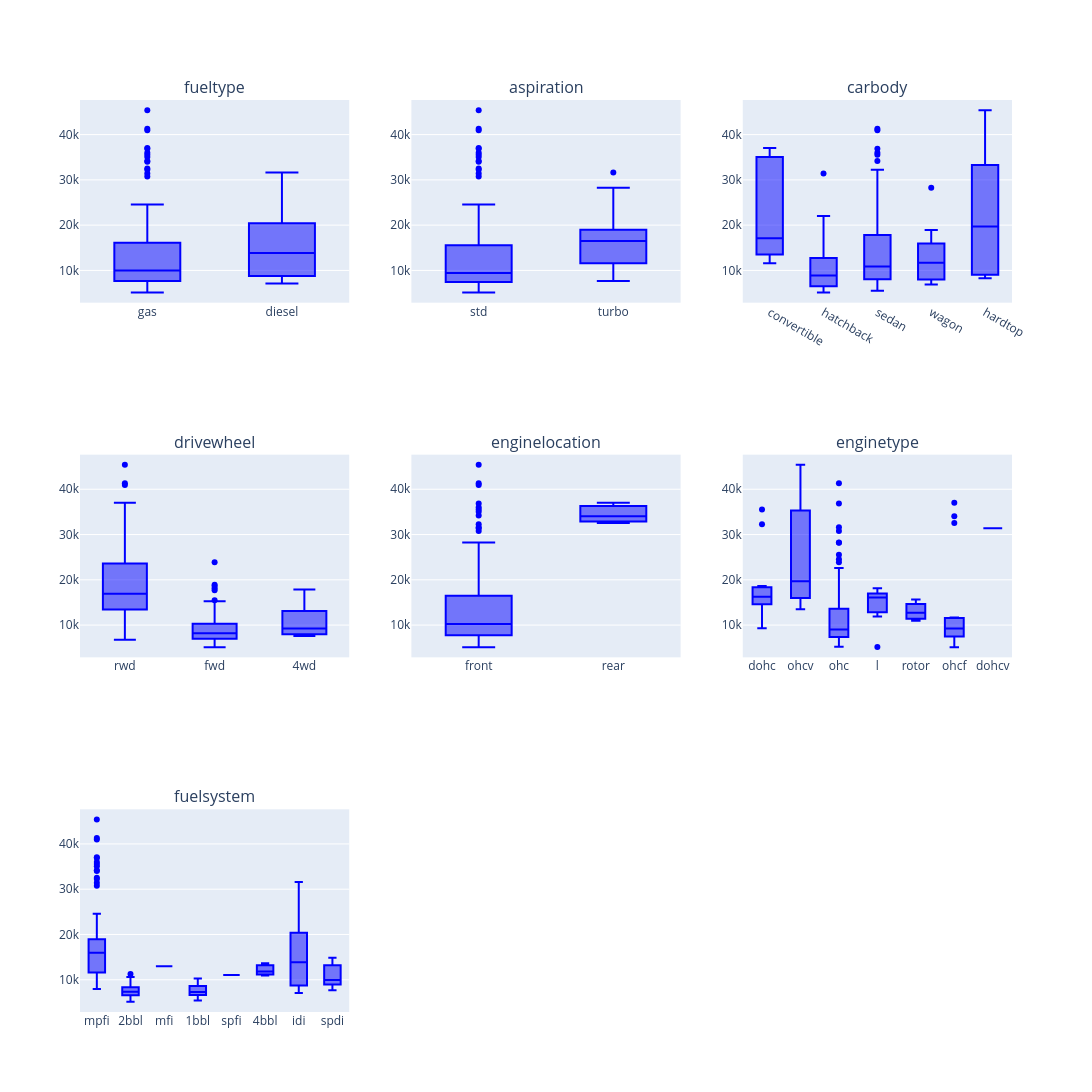

Notebook code cell kept with this figure:
### Markdown cell above
#### 4. Intepretation der Ergebnisse vom Boxplot:

**4.1 fueltype vs. Price**

Gas ist der häufigste Treibstofftyp. Die Preise liegen meist zwischen 6.000 – 20.000 $, 

mit Ausreißern bis über 30.000 $.

Diesel-Autos scheinen im Median etwas teurer als Gas-Autos, aber die Stichprobe ist kleiner.

👉 Interpretation: Dieselkraftstoff korreliert mit tendenziell höheren Preisen.

**4.2 aspiration vs. Price**

Standard-Aspiration (std: Luftzufuhr ohne Turbo oder Kompressor) hat eine breite Preisverteilung, Median im mittleren Bereich.

Turbo-Autos sind im Median teurer.

👉 Interpretation: Turbo-Autos könnten ein Premium-Segment darstellen.

**4.3 carbody vs. Price**

Sedan und Hatchback dominieren und liegen im mittleren bis unteren Preisbereich.

Convertible (Cabrio) und Hardtop zeigen höhere Medianpreise und größere Varianz.

👉 Interpretation: Die Karosserieform hat deutlichen Einfluss auf den Preis, Premium-Karosserien (Cabrio, Hardtop) → teurer.

**4.4. drivewheel vs. Price**

RWD (Heckantrieb) → tendenziell teurere Autos, größerer Median.

FWD (Frontantrieb) → günstigere Autos, am häufigsten vertreten.

4WD (Allrad) → wenige Datenpunkte, Median im mittleren Bereich.

👉 Interpretation: Heckantrieb wird eher bei teuren Autos verwendet (Sportwagen/Luxusautos).

**4.5 enginelocation vs. Price**

Front → fast alle Autos, Preise meist unter 20.000 $.

Rear (Heckmotor) → sehr wenige Autos, aber deutlich höherer Preisbereich.

👉 Interpretation: Heckmotor ist selten, typisch für Sportwagen, deutlich teurer.

**4.6 enginetype vs. Price**

ohc (Overhead Camshaft) → am häufigsten, Preise im unteren bis mittleren Bereich.

dohcv und rotor → selten, aber sehr hochpreisig.

ohcf und ohcv → mittleres Segment.

👉 Interpretation: Bestimmte Motortypen (z. B. dohc, rotor) sind mit Premiumautos assoziiert.

**4.7 fuelsystem vs. Price**

Sehr viele Systeme im Vergleich, z. B. mpfi (häufig) → mittlerer Preisbereich.

idi und spdi → sehr kleine Gruppen, mit hohen Ausreißern.

👉 Interpretation: Das Kraftstoffsystem spielt eine Rolle, aber die meisten Systeme liegen im günstigen Bereich; nur wenige Systeme (idi, spdi) korrelieren mit hohen Preisen.

### Code cell
# code für Boyplot: Price vs. Kategorie:

import plotly.graph_objects as go
from plotly.subplots import make_subplots
from math import ceil

# Categorical Feature vs. Price
n_cols = 3
n_rows = ceil(len(categorical_columns) / n_cols)

fig = make_subplots(rows=n_rows, cols=n_cols, subplot_titles=categorical_columns)

for idx, feature in enumerate(categorical_columns):
    row = idx // n_cols + 1
    col = idx % n_cols + 1
    
    # Einzelner Boxplot mit plotly.express erzeugen
    box_fig = px.box(df, x=feature, y='price', points='outliers', color_discrete_sequence=["blue"])
    
    # Traces in die Subplots einfügen
    for trace in box_fig.data:
        fig.add_trace(trace, row=row, col=col)

fig.update_layout(height=450 * n_rows, width=500 * n_cols, showlegend=False)
fig.show()

### Figure 1 — Plotly figure (JSON) as saved in the notebook; plotly's stock layout.template omitted (floating-point values rounded to 4 significant figures; data arrays with more than 128 entries replaced by an {"elided": "..."} marker saying what was removed)
{"data": [{"alignmentgroup": "True", "boxpoints": "outliers", "hovertemplate": "fueltype=%{x}<br>price=%{y}<extra></extra>", "legendgroup": "", "marker": {"color": "blue"}, "name": "", "notched": false, "offsetgroup": "", "orientation": "v", "showlegend": false, "type": "box", "x": {"elided": "205 str values"}, "x0": " ", "xaxis": "x", "y": {"elided": "205 float values"}, "y0": " ", "yaxis": "y"}, {"alignmentgroup": "True", "boxpoints": "outliers", "hovertemplate": "aspiration=%{x}<br>price=%{y}<extra></extra>", "legendgroup": "", "marker": {"color": "blue"}, "name": "", "notched": false, "offsetgroup": "", "orientation": "v", "showlegend": false, "type": "box", "x": {"elided": "205 str values"}, "x0": " ", "xaxis": "x2", "y": {"elided": "205 float values"}, "y0": " ", "yaxis": "y2"}, {"alignmentgroup": "True", "boxpoints": "outliers", "hovertemplate": "carbody=%{x}<br>price=%{y}<extra></extra>", "legendgroup": "", "marker": {"color": "blue"}, "name": "", "notched": false, "offsetgroup": "", "orientation": "v", "showlegend": false, "type": "box", "x": {"elided": "205 str values"}, "x0": " ", "xaxis": "x3", "y": {"elided": "205 float values"}, "y0": " ", "yaxis": "y3"}, {"alignmentgroup": "True", "boxpoints": "outliers", "hovertemplate": "drivewheel=%{x}<br>price=%{y}<extra></extra>", "legendgroup": "", "marker": {"color": "blue"}, "name": "", "notched": false, "offsetgroup": "", "orientation": "v", "showlegend": false, "type": "box", "x": {"elided": "205 str values"}, "x0": " ", "xaxis": "x4", "y": {"elided": "205 float values"}, "y0": " ", "yaxis": "y4"}, {"alignmentgroup": "True", "boxpoints": "outliers", "hovertemplate": "enginelocation=%{x}<br>price=%{y}<extra></extra>", "legendgroup": "", "marker": {"color": "blue"}, "name": "", "notched": false, "offsetgroup": "", "orientation": "v", "showlegend": false, "type": "box", "x": {"elided": "205 str values"}, "x0": " ", "xaxis": "x5", "y": {"elided": "205 float values"}, "y0": " ", "yaxis": "y5"}, {"alignmentgroup": "True", "boxpoints": "outliers", "hovertemplate": "enginetype=%{x}<br>price=%{y}<extra></extra>", "legendgroup": "", "marker": {"color": "blue"}, "name": "", "notched": false, "offsetgroup": "", "orientation": "v", "showlegend": false, "type": "box", "x": {"elided": "205 str values"}, "x0": " ", "xaxis": "x6", "y": {"elided": "205 float values"}, "y0": " ", "yaxis": "y6"}, {"alignmentgroup": "True", "boxpoints": "outliers", "hovertemplate": "fuelsystem=%{x}<br>price=%{y}<extra></extra>", "legendgroup": "", "marker": {"color": "blue"}, "name": "", "notched": false, "offsetgroup": "", "orientation": "v", "showlegend": false, "type": "box", "x": {"elided": "205 str values"}, "x0": " ", "xaxis": "x7", "y": {"elided": "205 float values"}, "y0": " ", "yaxis": "y7"}], "layout": {"annotations": [{"font": {"size": 16}, "showarrow": false, "text": "fueltype", "x": 0.1444, "xanchor": "center", "xref": "paper", "y": 1, "yanchor": "bottom", "yref": "paper"}, {"font": {"size": 16}, "showarrow": false, "text": "aspiration", "x": 0.5, "xanchor": "center", "xref": "paper", "y": 1, "yanchor": "bottom", "yref": "paper"}, {"font": {"size": 16}, "showarrow": false, "text": "carbody", "x": 0.8556, "xanchor": "center", "xref": "paper", "y": 1, "yanchor": "bottom", "yref": "paper"}, {"font": {"size": 16}, "showarrow": false, "text": "drivewheel", "x": 0.1444, "xanchor": "center", "xref": "paper", "y": 0.6111, "yanchor": "bottom", "yref": "paper"}, {"font": {"size": 16}, "showarrow": false, "text": "enginelocation", "x": 0.5, "xanchor": "center", "xref": "paper", "y": 0.6111, "yanchor": "bottom", "yref": "paper"}, {"font": {"size": 16}, "showarrow": false, "text": "enginetype", "x": 0.8556, "xanchor": "center", "xref": "paper", "y": 0.6111, "yanchor": "bottom", "yref": "paper"}, {"font": {"size": 16}, "showarrow": false, "text": "fuelsystem", "x": 0.1444, "xanchor": "center", "xref": "paper", "y": 0.2222, "yanchor": "bottom", "yref": "paper"}], "height": 1350, "showlegend": false, "width": 1500, "xaxis": {"anchor": "y", "domain": [0, 0.2889]}, "xaxis2": {"anchor": "y2", "domain": [0.3556, 0.6444]}, "xaxis3": {"anchor": "y3", "domain": [0.7111, 1]}, "xaxis4": {"anchor": "y4", "domain": [0, 0.2889]}, "xaxis5": {"anchor": "y5", "domain": [0.3556, 0.6444]}, "xaxis6": {"anchor": "y6", "domain": [0.7111, 1]}, "xaxis7": {"anchor": "y7", "domain": [0, 0.2889]}, "xaxis8": {"anchor": "y8", "domain": [0.3556, 0.6444]}, "xaxis9": {"anchor": "y9", "domain": [0.7111, 1]}, "yaxis": {"anchor": "x", "domain": [0.7778, 1]}, "yaxis2": {"anchor": "x2", "domain": [0.7778, 1]}, "yaxis3": {"anchor": "x3", "domain": [0.7778, 1]}, "yaxis4": {"anchor": "x4", "domain": [0.3889, 0.6111]}, "yaxis5": {"anchor": "x5", "domain": [0.3889, 0.6111]}, "yaxis6": {"anchor": "x6", "domain": [0.3889, 0.6111]}, "yaxis7": {"anchor": "x7", "domain": [0, 0.2222]}, "yaxis8": {"anchor": "x8", "domain": [0, 0.2222]}, "yaxis9": {"anchor": "x9", "domain": [0, 0.2222]}}}
